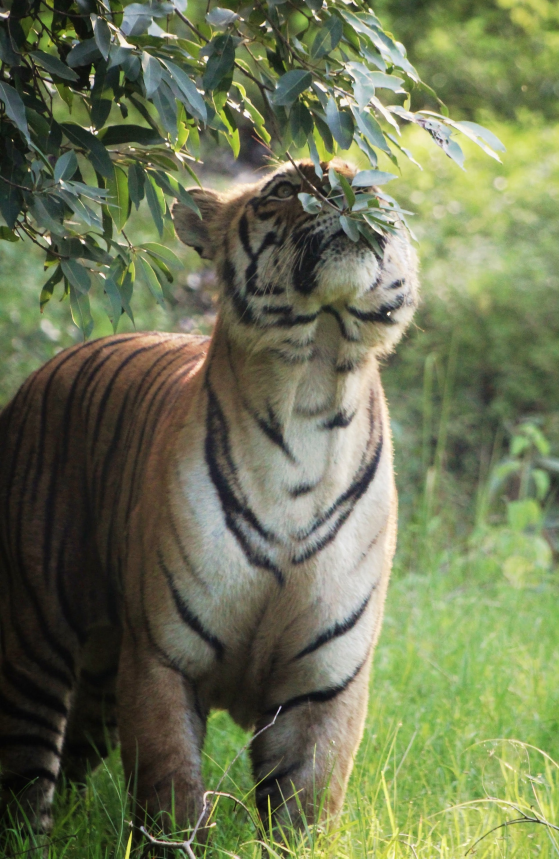
#> input picture projects/w1_l1_details_out/broll/isha/tiger_leaves.jpg, 1677 x 2576 px (shown at 1/3 size)
$ python zoomthrough.py
#> lines starting #> are read from the running program, lines starting #| are printed output that depends on the picture
"""W1-L2 photo track: Isha's photos joined by ONE transition style used throughout, the zoom-through
(the outgoing shot accelerates in with a radial motion-blur, the incoming shot lands from 1.25x and settles).
This is one of the most-used transitions in high-reach travel reels (sources in NOTES.md). Each still also
carries a slow handheld drift so nothing sits like a slideshow. numpy + Pillow -> ffmpeg.
Usage: python zoomthrough.py   (writes broll/photos.mp4 + broll/photos_cuts.json)"""
import json, math, subprocess
from pathlib import Path
import numpy as np
from PIL import Image, ImageEnhance, ImageFilter
P = Path(__file__).resolve().parent; ROOT = P.parent.parent
L1, T1, L3 = ROOT / "projects/w1_l1_details_out/broll/isha", ROOT / "projects/w1_t1_7years/broll/isha", ROOT / "projects/w1_l3_pov/broll"
W, H, FPS, TR = 1080, 1920, 30, 5                         # TR = transition frames each side of a cut
# (image, focus x, focus y, seconds, lift (gamma, sat) or None)
SHOTS = [
    (L1 / "tiger_leaves.jpg", 0.50, 0.38, 1.9, None),        # hook: the tiger (only one of the five)
    (L3 / "dawn_src.jpg", 0.50, 0.45, 1.5, (1.1, 1.1)),       # 01 morning open jeep: dawn forest
    (L1 / "jeeps_tiger.jpg", 0.50, 0.55, 1.6, None),          #    jeeps + tiger
    (L1 / "tiger_road.jpg", 0.50, 0.50, 1.5, None),           # 02 evening safari
    (L1 / "jackal.jpg", 0.56, 0.50, 1.4, None),               #    jackal in golden light
    (T1 / "littlebird.jpg", 0.45, 0.42, 0.9, None),           # 03 birding walk
    (T1 / "duck.jpg", 0.40, 0.45, 0.9, (1.15, 1.1)),
    (T1 / "kingfisher_fish.jpg", 0.57, 0.50, 1.0, (1.35, 1.4)),
    (T1 / "mongoose.jpg", 0.30, 0.55, 1.0, None),             # 04 the small ones
    (L1 / "dholes.jpg", 0.40, 0.55, 1.2, None),
]

def load(path, lift):
    im = Image.open(path).convert("RGB")
#> im is the input picture: PIL image 1677x2576 RGB; mean R, G, B 110, 117.6, 85
    if lift:
        g, s = lift
        im = im.point(lambda v: int(255 * (v / 255) ** (1 / g)))
        im = ImageEnhance.Color(im).enhance(s)
    if im.height < 1200:                                     # small sources: upscale once so crops stay sharp-ish
        k = 1300 / im.height; im = im.resize((int(im.width * k), int(im.height * k)), Image.LANCZOS)
    return im

def view(im, fx, fy, z, jx, jy):
    base = max(W / im.width, H / im.height) * 1.08
    s = base * z; cw, ch = W / s, H / s
    cx = min(max(im.width * fx + jx / s, cw / 2), im.width - cw / 2)
    cy = min(max(im.height * fy + jy / s, ch / 2), im.height - ch / 2)
    return np.asarray(im.resize((W, H), Image.BILINEAR, box=(cx - cw / 2, cy - ch / 2, cx + cw / 2, cy + ch / 2))).astype(np.float32)

def radial_blur(arr, strength):
    """zoom blur: average of progressively upscaled copies about the centre"""
    if strength < 0.01: return arr
    acc = arr.copy(); n = 6
    im = Image.fromarray(arr.clip(0, 255).astype(np.uint8))
    for k in range(1, n):
        z = 1 + strength * k / n; cw, ch = W / z, H / z
        acc += np.asarray(im.resize((W, H), Image.BILINEAR, box=((W - cw) / 2, (H - ch) / 2, (W + cw) / 2, (H + ch) / 2))).astype(np.float32)
    return acc / n

def main():
    imgs = [load(p, l) for p, *_ , l in SHOTS]
#> call 2 of load, with lift = (1.1, 1.1)
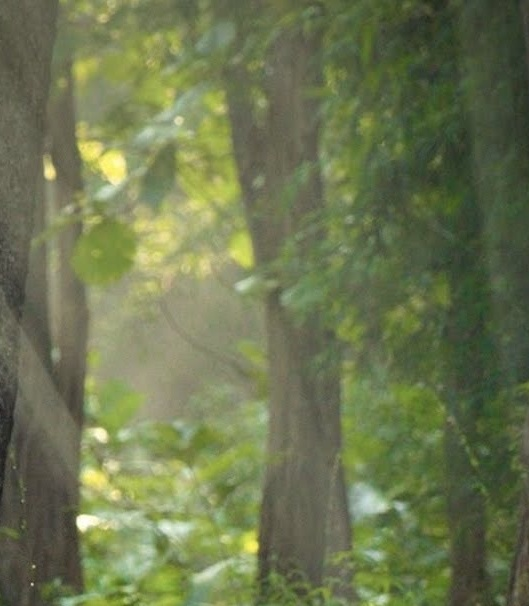
#> input picture projects/w1_l3_pov/broll/dawn_src.jpg, 529 x 606 px
#> in load, im is the input picture: PIL image 529x606 RGB; mean R, G, B 108.8, 118, 80.2
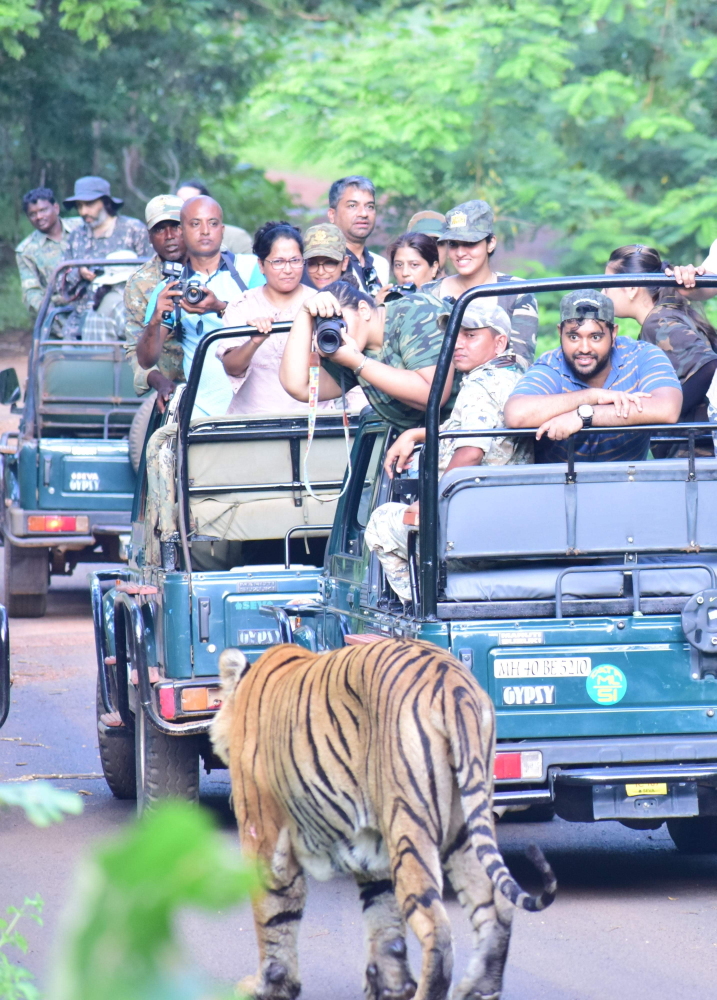
#> input picture projects/w1_l1_details_out/broll/isha/jeeps_tiger.jpg, 2865 x 4000 px (shown at 1/4 size)
#> in load, im is the input picture: PIL image 2865x4000 RGB; mean R, G, B 144.3, 162.1, 168.2
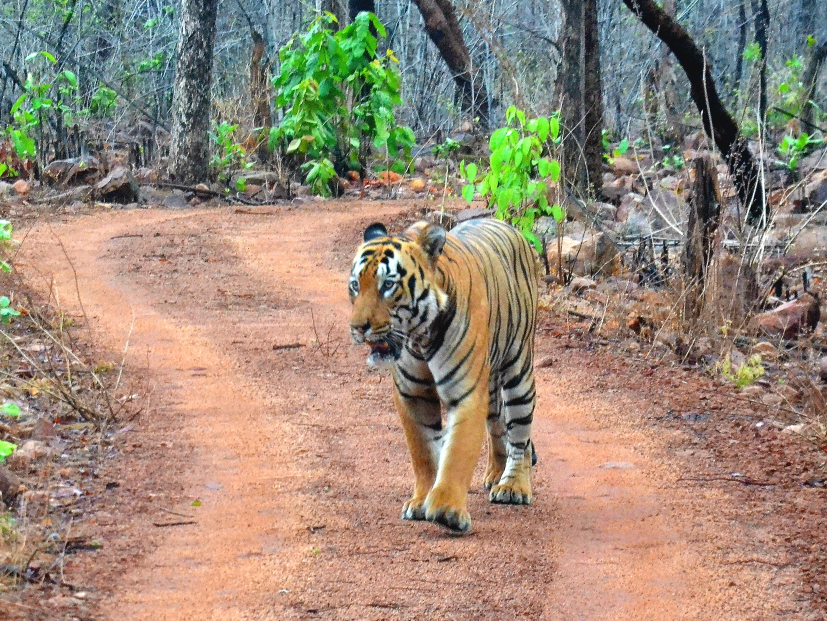
#> input picture projects/safari/assets/tiger_road.jpg, 2481 x 1862 px, found by its file name (shown at 1/3 size)
#> in load, im is the input picture: PIL image 2481x1862 RGB; mean R, G, B 154.3, 138.2, 120.8
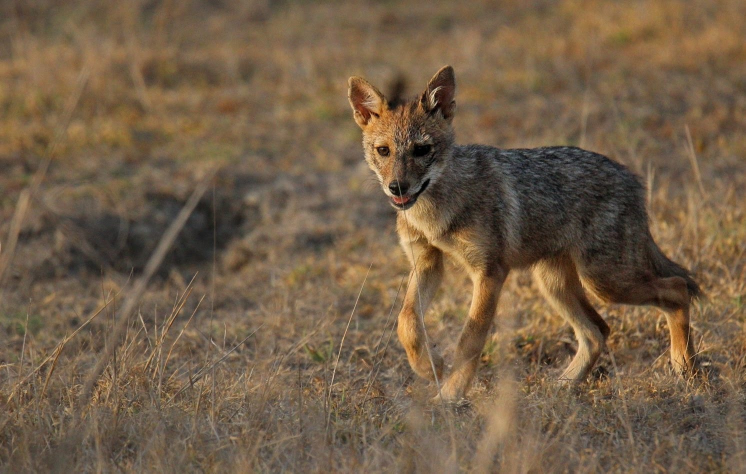
#> input picture projects/w1_l1_details_out/broll/isha/jackal.jpg, 1491 x 947 px (shown at 1/2 size)
#> in load, im is the input picture: PIL image 1491x947 RGB; mean R, G, B 115.1, 94.6, 71.6
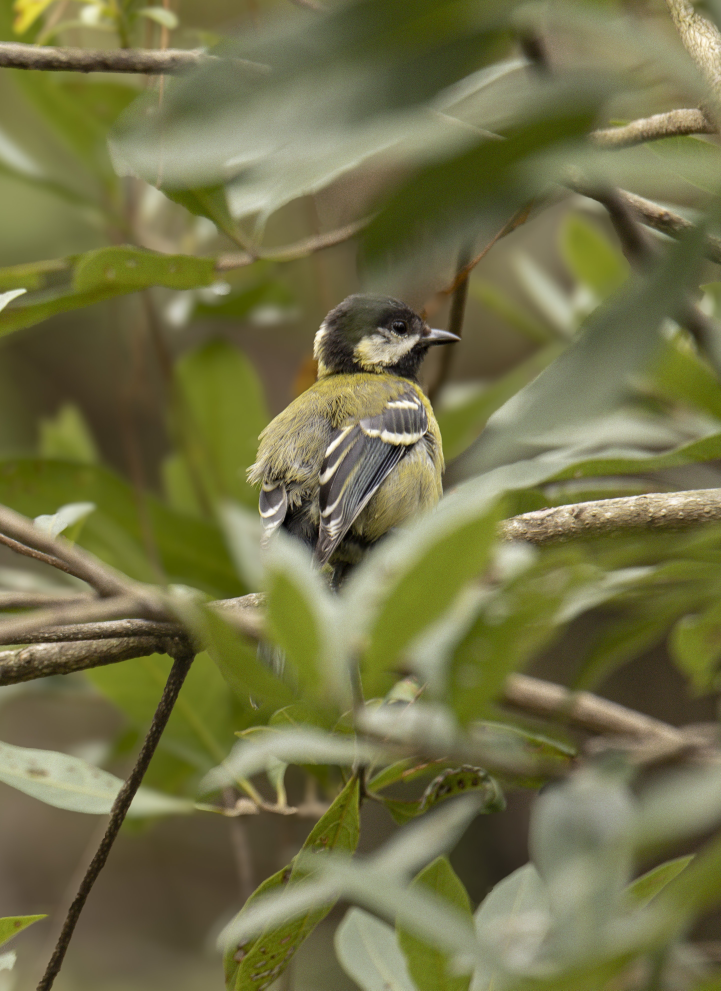
#> input picture projects/w1_t1_7years/broll/isha/littlebird.jpg, 2884 x 3961 px (shown at 1/4 size)
#> in load, im is the input picture: PIL image 2884x3961 RGB; mean R, G, B 115.1, 113.6, 71.7
    ff = subprocess.Popen(["ffmpeg", "-v", "error", "-y", "-f", "rawvideo", "-pix_fmt", "rgb24", "-s", f"{W}x{H}", "-r", str(FPS),
                           "-i", "-", "-vf", "scale=out_color_matrix=bt709:out_range=tv,format=yuv420p", "-c:v", "libx264", "-crf", "16",
                           "-preset", "veryfast", "-colorspace", "bt709", "-color_primaries", "bt709", "-color_trc", "bt709",
                           str(P / "broll/photos.mp4")], stdin=subprocess.PIPE)
    cuts, t0 = [], 0.0
    for k, (im, (_, fx, fy, dur, _)) in enumerate(zip(imgs, SHOTS)):
        n = int(round(dur * FPS)); cuts.append(round(t0, 3)); t0 += n / FPS
        for i in range(n):
            t = (i + 0.5) / FPS
            z = 1.0 + 0.05 * i / n                            # slow push
            blur = 0.0
            if k > 0 and i < TR:                              # landing: 1.25x -> 1.0 (ease-out)
                u = (i + 1) / (TR + 1); z += 0.25 * (1 - u) ** 2; blur = 0.22 * (1 - u) ** 2
            if k < len(SHOTS) - 1 and i >= n - TR:            # take-off: accelerate in (ease-in)
                u = (i - (n - TR) + 1) / TR; z += 0.35 * u ** 2; blur = max(blur, 0.28 * u ** 2)
            a = 0.6 * math.sin(2 * math.pi * 0.8 * t + k) + 0.4 * math.sin(2 * math.pi * 1.7 * t + 2 * k)
            b = 0.6 * math.sin(2 * math.pi * 0.6 * t + 1 + k) + 0.4 * math.sin(2 * math.pi * 1.3 * t + k)
            arr = radial_blur(view(im, fx, fy, z, 6 * a, 6 * b), blur)
            ff.stdin.write(arr.clip(0, 255).astype(np.uint8).tobytes())
    ff.stdin.close(); ff.wait()
    json.dump({"cuts": cuts, "end": round(t0, 3)}, open(P / "broll/photos_cuts.json", "w"))
    print("photos.mp4", round(t0, 2), "s, cuts", cuts)

if __name__ == "__main__":
#> (the run stopped early here; a loop or call above may not have finished)
